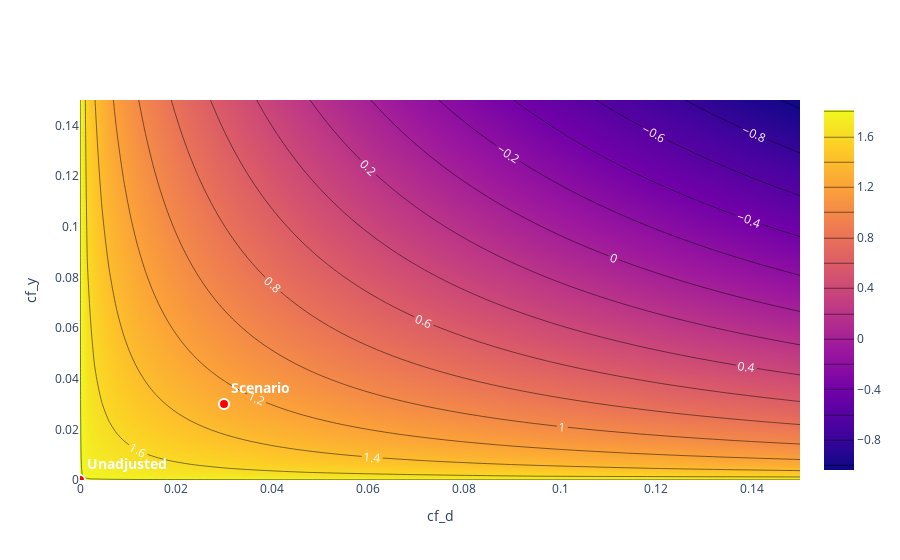

Notebook code cell kept with this figure:
### Markdown cell above
As an example see the ``sensitivity_plot`` for the first causal contrast ``1.0 vs 0.0``.

### Code cell
causal_contrast_model.sensitivity_plot(idx_treatment=0)
